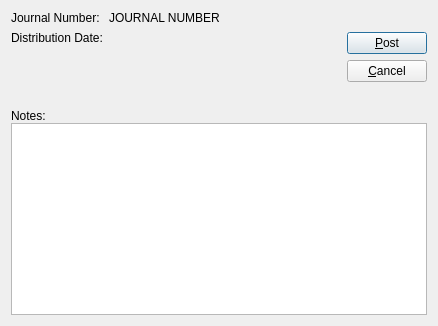
<?xml version="1.0" encoding="UTF-8"?>
<ui version="4.0">
 <comment>This file is part of the xTuple ERP: PostBooks Edition, a free and
open source Enterprise Resource Planning software suite,
Copyright (c) 1999-2019 by OpenMFG LLC, d/b/a xTuple.
It is licensed to you under the Common Public Attribution License
version 1.0, the full text of which (including xTuple-specific Exhibits)
is available at www.xtuple.com/CPAL.  By using this software, you agree
to be bound by its terms.</comment>
 <class>reverseGLSeries</class>
 <widget class="QDialog" name="reverseGLSeries">
  <property name="geometry">
   <rect>
    <x>0</x>
    <y>0</y>
    <width>438</width>
    <height>326</height>
   </rect>
  </property>
  <property name="windowTitle">
   <string>Reverse Journal</string>
  </property>
  <layout class="QVBoxLayout">
   <item>
    <layout class="QHBoxLayout">
     <item>
      <layout class="QVBoxLayout">
       <property name="spacing">
        <number>0</number>
       </property>
       <item>
        <layout class="QGridLayout">
         <item row="0" column="0">
          <widget class="QLabel" name="_journalNumLit">
           <property name="text">
            <string>Journal Number:</string>
           </property>
          </widget>
         </item>
         <item row="1" column="0">
          <widget class="QLabel" name="_distDateLit">
           <property name="text">
            <string>Distribution Date:</string>
           </property>
          </widget>
         </item>
         <item row="0" column="1">
          <widget class="QLabel" name="_journalNum">
           <property name="text">
            <string>JOURNAL NUMBER</string>
           </property>
          </widget>
         </item>
         <item row="1" column="1">
          <widget class="DLineEdit" name="_distDate"/>
         </item>
        </layout>
       </item>
       <item>
        <spacer>
         <property name="orientation">
          <enum>Qt::Vertical</enum>
         </property>
         <property name="sizeType">
          <enum>QSizePolicy::Expanding</enum>
         </property>
         <property name="sizeHint" stdset="0">
          <size>
           <width>20</width>
           <height>0</height>
          </size>
         </property>
        </spacer>
       </item>
      </layout>
     </item>
     <item>
      <layout class="QHBoxLayout">
       <property name="spacing">
        <number>0</number>
       </property>
       <item>
        <spacer>
         <property name="orientation">
          <enum>Qt::Horizontal</enum>
         </property>
         <property name="sizeType">
          <enum>QSizePolicy::Expanding</enum>
         </property>
         <property name="sizeHint" stdset="0">
          <size>
           <width>40</width>
           <height>0</height>
          </size>
         </property>
        </spacer>
       </item>
       <item>
        <layout class="QVBoxLayout">
         <item>
          <layout class="QVBoxLayout">
           <item>
            <widget class="QPushButton" name="_post">
             <property name="text">
              <string>&amp;Post</string>
             </property>
            </widget>
           </item>
           <item>
            <widget class="QPushButton" name="_cancel">
             <property name="text">
              <string>&amp;Cancel</string>
             </property>
            </widget>
           </item>
          </layout>
         </item>
         <item>
          <spacer>
           <property name="orientation">
            <enum>Qt::Vertical</enum>
           </property>
           <property name="sizeType">
            <enum>QSizePolicy::Minimum</enum>
           </property>
           <property name="sizeHint" stdset="0">
            <size>
             <width>20</width>
             <height>0</height>
            </size>
           </property>
          </spacer>
         </item>
        </layout>
       </item>
      </layout>
     </item>
    </layout>
   </item>
   <item>
    <layout class="QVBoxLayout">
     <property name="spacing">
      <number>0</number>
     </property>
     <item>
      <widget class="QLabel" name="_notesLit">
       <property name="text">
        <string>Notes:</string>
       </property>
      </widget>
     </item>
     <item>
      <widget class="XTextEdit" name="_notes"/>
     </item>
    </layout>
   </item>
  </layout>
 </widget>
 <layoutdefault spacing="6" margin="11"/>
 <customwidgets>
  <customwidget>
   <class>DLineEdit</class>
   <extends>QWidget</extends>
   <header>datecluster.h</header>
   <container>1</container>
  </customwidget>
  <customwidget>
   <class>XTextEdit</class>
   <extends>QTextEdit</extends>
   <header>xtextedit.h</header>
  </customwidget>
 </customwidgets>
 <tabstops>
  <tabstop>_distDate</tabstop>
  <tabstop>_notes</tabstop>
  <tabstop>_cancel</tabstop>
 </tabstops>
 <resources/>
 <connections>
  <connection>
   <sender>_cancel</sender>
   <signal>clicked()</signal>
   <receiver>reverseGLSeries</receiver>
   <slot>reject()</slot>
   <hints>
    <hint type="sourcelabel">
     <x>20</x>
     <y>20</y>
    </hint>
    <hint type="destinationlabel">
     <x>20</x>
     <y>20</y>
    </hint>
   </hints>
  </connection>
 </connections>
</ui>
